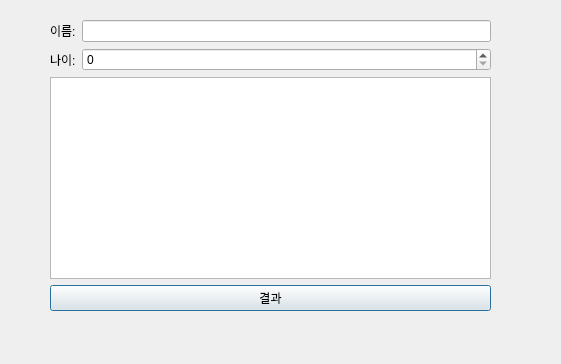
<?xml version="1.0" encoding="UTF-8"?>
<ui version="4.0">
 <class>Dialog</class>
 <widget class="QDialog" name="Dialog">
  <property name="geometry">
   <rect>
    <x>0</x>
    <y>0</y>
    <width>561</width>
    <height>364</height>
   </rect>
  </property>
  <property name="windowTitle">
   <string>Dialog</string>
  </property>
  <widget class="QWidget" name="">
   <property name="geometry">
    <rect>
     <x>50</x>
     <y>20</y>
     <width>441</width>
     <height>291</height>
    </rect>
   </property>
   <layout class="QGridLayout" name="gridLayout">
    <item row="0" column="0">
     <widget class="QLabel" name="label">
      <property name="text">
       <string>이름:</string>
      </property>
     </widget>
    </item>
    <item row="0" column="1">
     <widget class="QLineEdit" name="lineEditName"/>
    </item>
    <item row="1" column="0">
     <widget class="QLabel" name="label_2">
      <property name="text">
       <string>나이:</string>
      </property>
     </widget>
    </item>
    <item row="1" column="1">
     <widget class="QSpinBox" name="spinBoxAge"/>
    </item>
    <item row="2" column="0" colspan="2">
     <widget class="QTextEdit" name="textEditResult"/>
    </item>
    <item row="3" column="0" colspan="2">
     <widget class="QPushButton" name="pushButton">
      <property name="text">
       <string>결과</string>
      </property>
     </widget>
    </item>
   </layout>
  </widget>
 </widget>
 <resources/>
 <connections/>
</ui>
